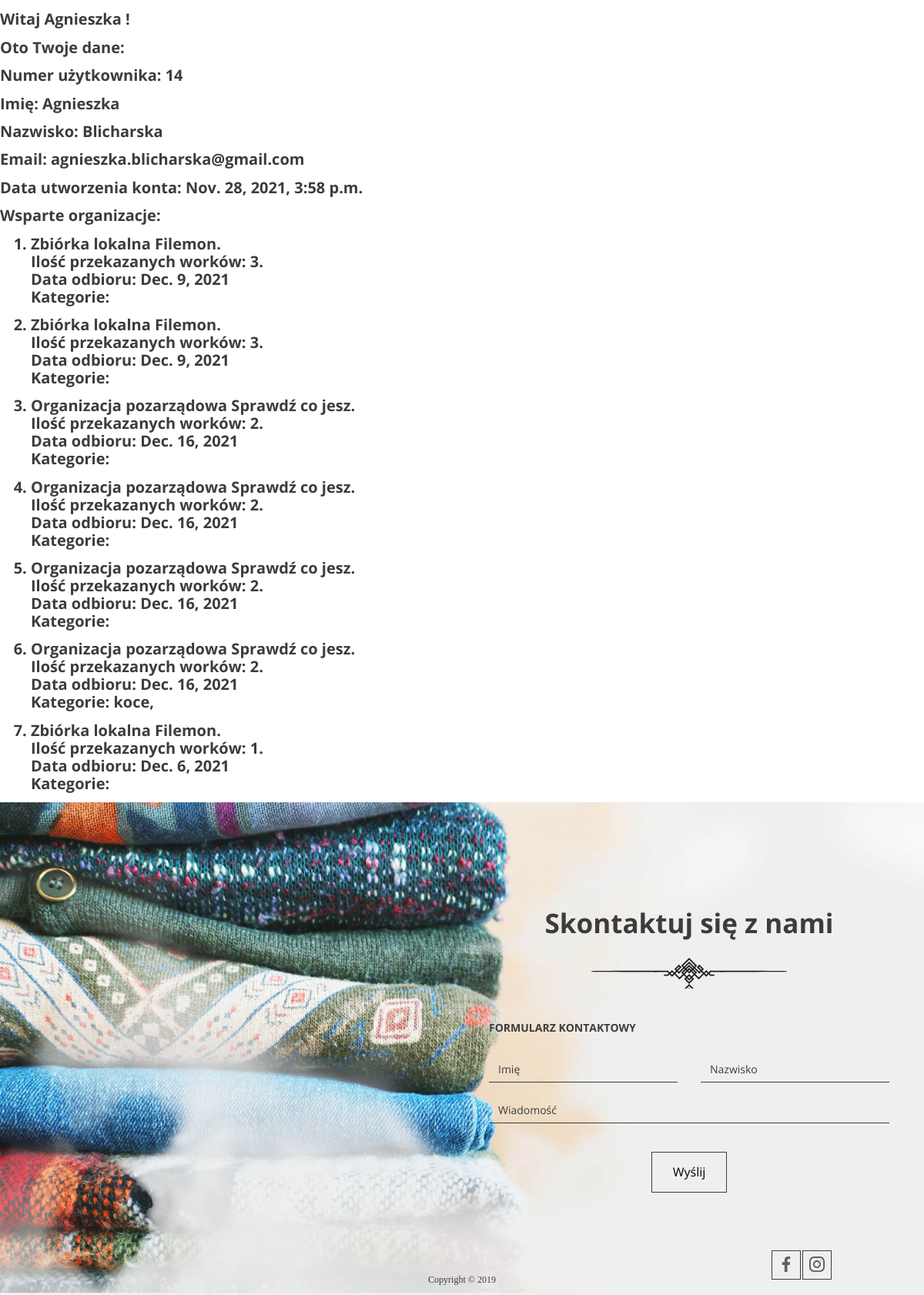
/user_details/14/ (signed in), run on an earlier commit of the app's database.
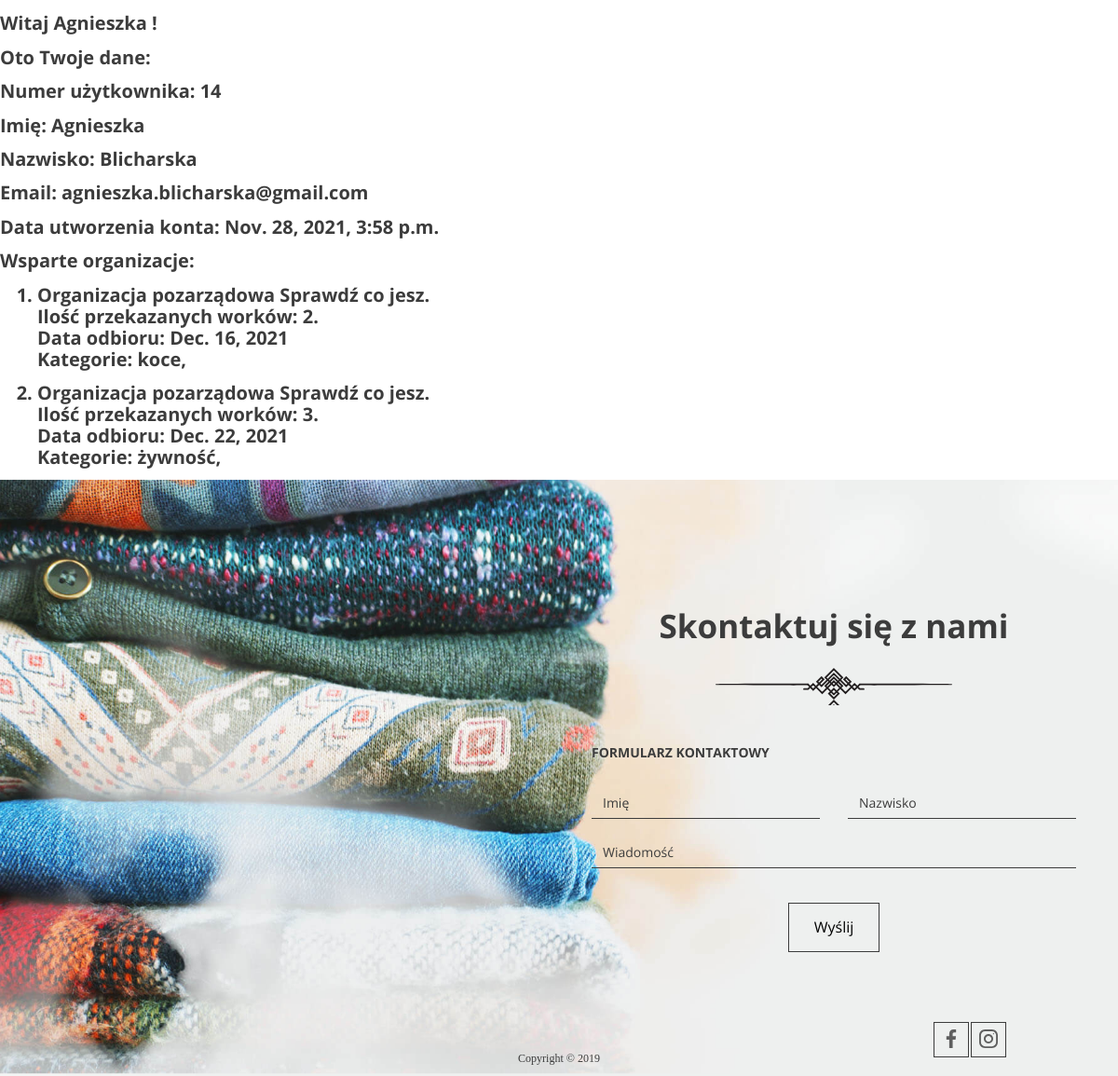
And on a later commit of the database.
### accounts/models.py (models this page shows, shortened)
class CustomUser(AbstractBaseUser, PermissionsMixin):
    first_name = models.CharField(max_length=64, verbose_name='Imię')
    surname = models.CharField(max_length=64, verbose_name='Nazwisko')
    email = models.EmailField(max_length=64, unique=True, verbose_name='Email')
    password = models.CharField(max_length=64, verbose_name='Hasło')
    password_2 = models.CharField(max_length=64, verbose_name='Powtórz hasło')
    is_staff = models.BooleanField(default=False)
    is_active = models.BooleanField(default=True)
    is_superuser = models.BooleanField(default=False)
    date_joined = models.DateTimeField(default=timezone.now)
    USERNAME_FIELD = 'email'
    REQUIRED_FIELDS = []
    objects = CustomUserManager()

### main_app/models.py (models this page shows, shortened)
class Donation(models.Model):
    quantity = models.IntegerField()
    categories = models.ManyToManyField(Category)
    institution = models.ForeignKey(Institution, on_delete=models.CASCADE)
    address = models.TextField()
    phone_number = models.IntegerField()
    city = models.CharField(max_length=64)
    zip_code = models.TextField(max_length=6)
    pick_up_date = models.DateField()
    pick_up_time = models.TimeField(null=True)
    pick_up_comment = models.TextField()
    user = models.ForeignKey(CustomUser, null=True, on_delete=models.CASCADE)

class Institution(models.Model):
    name = models.CharField(max_length=64)
    description = models.TextField()
    type = models.IntegerField(choices=types, default=0)
    categories = models.ManyToManyField(Category)
    class Meta:
        ordering = ('name',)

class Category(models.Model):
    name = models.CharField(max_length=64)

### main_app/views.py (the view)
# urls.py: path('user_details/<int:pk>/', UserDetails.as_view(), name='User Details'),
class UserDetails(DetailView):
    model = CustomUser
    def get_context_data(self, **kwargs):
        context = super().get_context_data(**kwargs)
        context['user.pk'] = self.kwargs['pk']
        return context

### accounts/templates/accounts/customuser_detail.html
{% extends 'base.html' %}
{% block content %}
    <div class="container--90">
<h1> Witaj {{ user.first_name }} !</h1>
    <h1> Oto Twoje dane:</h1>
    <h1> Numer użytkownika: {{ user.pk }}</h1>
    <h1> Imię: {{ user.first_name }}</h1>
    <h1> Nazwisko: {{ user.surname }}</h1>
    <h1> Email: {{ user.email }} </h1>
    <h1> Data utworzenia konta: {{ user.date_joined }} </h1>
    <h1> Wsparte organizacje: </h1>
    <ol>
        {% for donation in user.donation_set.all %}
            <h1><li> {{ donation.institution.get_type_display }} {{ donation.institution.name }}. <br>
                Ilość przekazanych worków: {{ donation.quantity }}. <br>
                Data odbioru: {{ donation.pick_up_date }}<br>
                Kategorie:
                {% for category in donation.categories.all %}
                    {{ category.name }},
                    {% endfor %}
            </li></h1>
        {% empty %}
       <h1> Jeszcze nie wsparłeś żadnej organizacji.</h1>
        {% endfor %}
    </ol>
</div>
{% endblock %}

### templates/base.html (shortened to what this page needs)
{% load static %}
<!DOCTYPE html>
<html lang="pl">
  <head>
    <link rel="stylesheet" href="/static/css/style.css" />
  </head>
<body>
{%  block content %}
{% endblock %}
    <footer>
      <div id="contact" class="contact">
        <h2>Skontaktuj się z nami</h2>
        <h3>Formularz kontaktowy</h3>
        <form class="form--contact">
          <div class="form-group form-group--50"><input type="text" name="name" placeholder="Imię" /></div>
          <div class="form-group form-group--50"><input type="text" name="surname" placeholder="Nazwisko" /></div>
          <div class="form-group"><textarea name="message" placeholder="Wiadomość" rows="1"></textarea></div>
          <button class="btn" type="submit">Wyślij</button>
        </form>
      </div>
      <div class="bottom-line">
        <span class="bottom-line--copy">Copyright &copy; 2019</span>
        <div class="bottom-line--icons">
          <a href="#" class="btn btn--small"><img src="/static/images/icon-facebook.svg"/></a>
          <a href="#" class="btn btn--small"><img src="/static/images/icon-instagram.svg"/></a>
        </div>
      </div>
    </footer>
</body>
</html>

What changed in the data, as far as the page shows it:
removed Donation: institution.type "Zbiórka lokalna", institution.name "Filemon", quantity "3", pick_up_date "Dec. 9, 2021"
removed Donation: institution.type "Zbiórka lokalna", institution.name "Filemon", quantity "3", pick_up_date "Dec. 9, 2021"
removed Donation: institution.type "Organizacja pozarządowa", institution.name "Sprawdź co jesz", quantity "2", pick_up_date "Dec. 16, 2021"
removed Donation: institution.type "Organizacja pozarządowa", institution.name "Sprawdź co jesz", quantity "2", pick_up_date "Dec. 16, 2021"
removed Donation: institution.type "Organizacja pozarządowa", institution.name "Sprawdź co jesz", quantity "2", pick_up_date "Dec. 16, 2021"
removed Donation: institution.type "Zbiórka lokalna", institution.name "Filemon", quantity "1", pick_up_date "Dec. 6, 2021"
added Donation: institution.type "Organizacja pozarządowa", institution.name "Sprawdź co jesz", quantity "3", pick_up_date "Dec. 22, 2021"
now on this page (row unchanged): Category: name "żywność", shown under "Organizacja pozarządowa"
